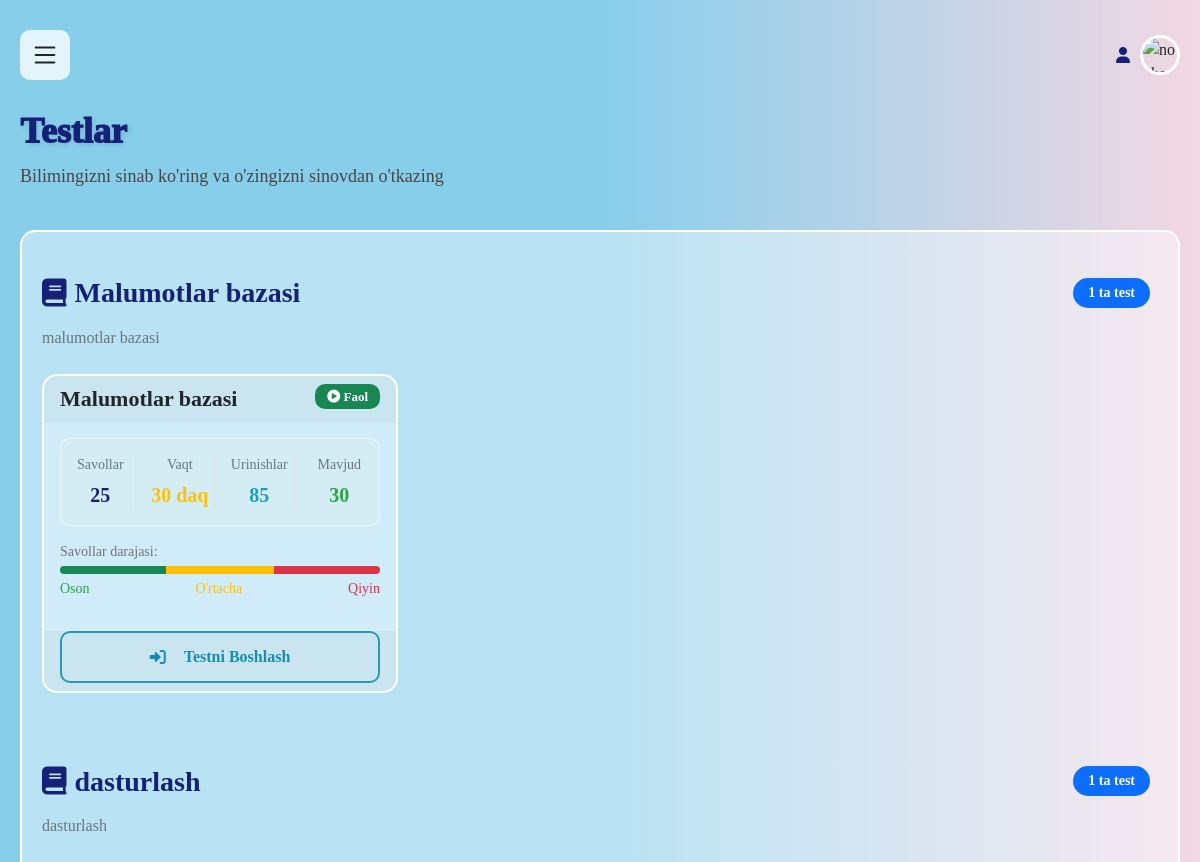
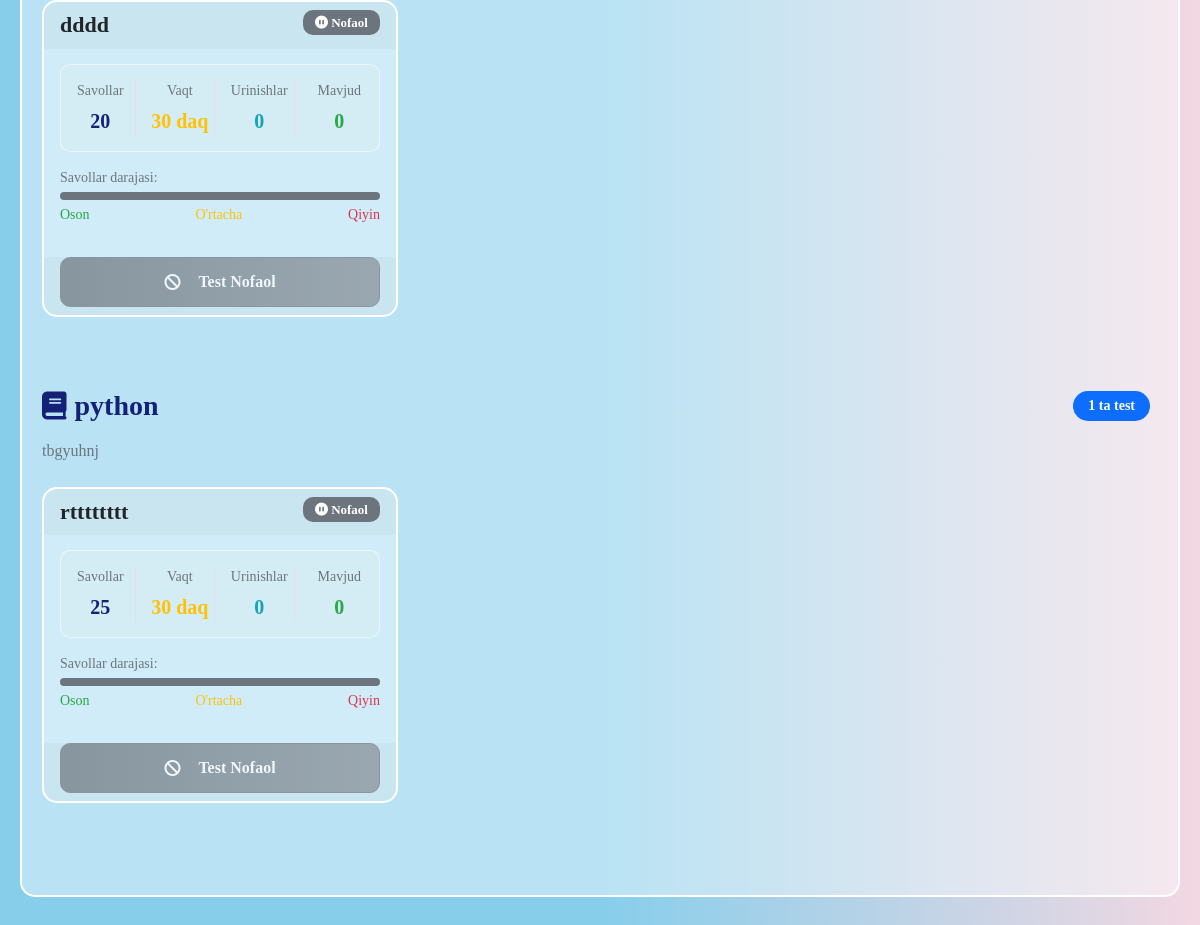
The page /tests/ on the database its author committed (2 pictures, top to bottom).
### app1/models.py (models this page shows, shortened)
class Subject(models.Model):
    name = models.CharField(max_length=255)
    description = models.TextField(blank=True, null=True)

class Test(models.Model):
    subject = models.ForeignKey(Subject, on_delete=models.CASCADE)
    title = models.CharField(max_length=255)
    description = models.TextField(blank=True, null=True)
    uploaded_at = models.DateTimeField(default=timezone.now)
    time_limit_minutes = models.PositiveIntegerField(
        default=30,
        verbose_name="Test vaqti (daqiqa)",
        help_text="Testni ishlash uchun berilgan maksimal vaqt"
    )
    is_active = models.BooleanField(
        default=True,
        verbose_name="Faol",
        help_text="Test hozir ishlash uchun mavjudmi"
    )
    question_count = models.PositiveIntegerField(
        default=25,
        verbose_name="Savollar soni",
        help_text="Testdagi umumiy savollar soni"
    )

### app1/views.py (the view)
# urls.py: path('tests/', views.tests, name='tests'),
def tests(request):
    subjects = Subject.objects.prefetch_related('test_set').all()
    return render(request, 'app1/tests.html', {'subjects': subjects})

### templates/app1/tests.html (shortened to what this page needs)
{% extends 'base.html' %}
{% block content %}
<div style="display: flex; align-items: center; justify-content: space-between;">
        <div>
            <h1 class="display-5 fw-bold text-dark mb-3">Testlar</h1>
        <p class="lead text-muted">
          Bilimingizni sinab ko'ring va o'zingizni sinovdan o'tkazing
        </p>
        </div>
</div>
  <div class="test-container">
    {% for subject in subjects %}
    <div class="row mb-4">
      <div class="col-12">
        <div class="d-flex justify-content-between align-items-center mb-3">
          <h3 class="text-primary mb-0">
            <i class="fas fa-book me-2"></i>{{ subject.name }}
          </h3>
          <div>
            <span class="badge bg-primary fs-6 me-2">
              {{ subject.test_set.count }} ta test
            </span>
          </div>
        </div>
        {% if subject.description %}
        <p class="text-muted mb-0">{{ subject.description }}</p>
        {% endif %}
      </div>
    </div>
    <div class="row mb-5">
      {% for test in subject.test_set.all %}
      <div class="col-xl-4 col-md-6 mb-4" >
        <div  class="test_info_style"  >
          <div class="card-header border-bottom-0 pb-0" >
            <div class="d-flex justify-content-between align-items-start">
              <h5 class="card-title text-dark mb-2">{{ test.title }}</h5>
              <span class="badge {% if test.is_active %}bg-success{% else %}bg-secondary{% endif %}">
                {% if test.is_active %}
                  <i class="fas fa-play-circle"></i> Faol
                {% else %}
                  <i class="fas fa-pause-circle"></i> Nofaol
                {% endif %}
              </span>
            </div>
          </div>
          <div class="card-body pt-0">
            <div class="row text-center test-stats">
              <div class="col-3">
                <div class="border-end">
                  <small class="text-muted d-block">Savollar</small>
                  <strong class="text-primary">{{ test.question_count }}</strong>
                </div>
              </div>
              <div class="col-3">
                <div class="border-end">
                  <small class="text-muted d-block">Vaqt</small>
                  <strong class="text-warning">{{ test.time_limit_minutes }} daq</strong>
                </div>
              </div>
              <div class="col-3">
                <div class="border-end">
                  <small class="text-muted d-block">Urinishlar</small>
                  <strong class="text-info">{{ test.testresult_set.count }}</strong>
                </div>
              </div>
              <div class="col-3">
                <small class="text-muted d-block">Mavjud</small>
                <strong class="text-success">{{ test.questions.count }}</strong>
              </div>
            </div>
            <div class="mb-3">
              <small class="text-muted d-block mb-1">Savollar darajasi:</small>
              <div class="d-flex align-items-center">
                {% with questions=test.questions.all %}
                  {% if questions %}
                    {% with easy_count=questions|length medium_count=questions|length hard_count=questions|length %}
                    <div class="progress flex-grow-1" style="height: 8px">
                      <div class="progress-bar bg-success" style="width: 33%" title="Oson"></div>
                      <div class="progress-bar bg-warning" style="width: 34%" title="O'rtacha"></div>
                      <div class="progress-bar bg-danger" style="width: 33%" title="Qiyin"></div>
                    </div>
                    {% endwith %}
                  {% else %}
                    <div class="progress flex-grow-1" style="height: 8px">
                      <div class="progress-bar bg-secondary" style="width: 100%"></div>
                    </div>
                  {% endif %}
                {% endwith %}
              </div>
              <div class="d-flex justify-content-between mt-1">
                <small class="text-success">Oson</small>
                <small class="text-warning">O'rtacha</small>
                <small class="text-danger">Qiyin</small>
              </div>
            </div>
          </div>
          <div class="card-footer border-top-0 pt-0">
            <div class="d-grid">
              {% if test.is_active %}
                {% if user.is_authenticated %}
                  <a href="{% url 'take_test' test.id %}" class="btn btn-primary">
                    <i class="fas fa-play me-2"></i>
                    {% for user_level in user.usersubjectlevel_set.all %}
                      {% if user_level.subject == subject %}
                        Testni Davom Ettirish
                      {% endif %}
                    {% empty %}
                      Testni Boshlash
                    {% endfor %}
                  </a>
                {% else %}
                  <a href="{% url 'login' %}?next={% url 'take_test' test.id %}" class="btn btn-outline-primary">
                    <i class="fas fa-sign-in-alt me-2"></i>Testni Boshlash
                  </a>
                {% endif %}
              {% else %}
                <button class="btn btn-secondary" disabled>
                  <i class="fas fa-ban me-2"></i>Test Nofaol
                </button>
              {% endif %}
            </div>
          </div>
        </div>
      </div>
      {% endfor %}
    </div>
    {% endfor %}
  </div>
{% endblock %}

### templates/base.html (style rules this page uses)
* { padding: 0; margin: 0; font-family: "Times New Roman", Times, serif; box-sizing: border-box; }
body { min-height: 100vh; overflow-x: hidden; background: linear-gradient(to right, #87ceeb, #87ceeb, #f2d8e2); }
body h1 { font-weight: 1000; }

### templates/app1/tests.html (style rules this page uses)
.test-container { background-color: rgba(255, 255, 255, 0.411); border-radius: 15px; margin-top: 20px; margin-bottom: 20px; border: 2px solid #ffffff; padding: 20px; width: 100%; }
h1.display-5 { font-size: 42px !important; font-weight: 1000 !important; color: rgb(20, 33, 119) !important; text-shadow: 2px 2px 4px rgba(0, 0, 0, 0.1); margin-bottom: 10px !important; }
.lead.text-muted { font-size: 18px; color: rgb(70, 70, 70) !important; margin-bottom: 20px !important; }
.card-header h5 { font-size: 22px; font-weight: bold; display: flex; align-items: center; }
h3.text-primary { font-size: 28px; font-weight: bold; color: rgb(20, 33, 119) !important; display: flex; align-items: center; }
.badge.bg-primary, .badge.bg-info { font-size: 14px !important; padding: 8px 15px !important; border-radius: 20px !important; font-weight: 600; }
.card-title { font-size: 20px; font-weight: bold; color: rgb(20, 33, 119); line-height: 1.4; }
.badge.bg-success, .badge.bg-secondary { padding: 6px 12px !important; border-radius: 10px !important; font-size: 13px; }
.test-stats { background: rgba(226, 237, 236, 0.3); border-radius: 10px; padding: 10px 0; margin: 15px 0 !important; border: 1px solid rgba(255, 255, 255, 0.5); }
.test-stats .col-3 { padding: 5px; }
.test-stats strong { font-size: 20px; display: block; margin-top: 5px; }
.text-primary { color: rgb(20, 33, 119) !important; }
.text-warning { color: #ffc107 !important; }
.text-info { color: #17a2b8 !important; }
.text-success { color: #28a745 !important; }
.progress { border-radius: 10px !important; overflow: hidden; background-color: rgba(226, 237, 236, 0.5) !important; height: 8px !important; }
.progress-bar { transition: width 0.5s ease; }
.btn.btn-primary, .btn.btn-outline-primary, .btn.btn-secondary { border-radius: 10px !important; padding: 12px 25px !important; font-weight: 600; font-size: 16px; transition: all 0.3s ease; display: flex; align-items: center; justify-content: center; gap: 10px; }
.btn.btn-outline-primary { border: 2px solid rgba(5, 130, 171, 0.8) !important; color: rgba(5, 130, 171, 0.9) !important; background: transparent !important; }
.btn.btn-secondary:disabled { background: linear-gradient(to right, #6c757d, #868e96) !important; opacity: 0.7; }
@media (max-width: 1225px) { h1.display-5 { font-size: 36px !important; } }
.test_info_style { border-radius: 15px !important; overflow: hidden; transition: all 0.3s ease; border: 2px solid white !important; background-color: rgba(255, 255, 255, 0.311); }

### rows shown on the page
Subject: name "Malumotlar bazasi", test_set.count "1", description "malumotlar bazasi"
Test: title "Malumotlar bazasi", is_active True (drawn), question_count "25", time_limit_minutes "30", testresult_set.count "85", questions.count "30"
Subject: name "dasturlash", test_set.count "1", description "dasturlash"
Test: title "dddd", is_active False (drawn), question_count "20", time_limit_minutes "30", testresult_set.count "0", questions.count "0"
Subject: name "python", test_set.count "1", description "tbgyuhnj"
Test: title "rtttttttt", is_active False (drawn), question_count "25", time_limit_minutes "30", testresult_set.count "0", questions.count "0"
